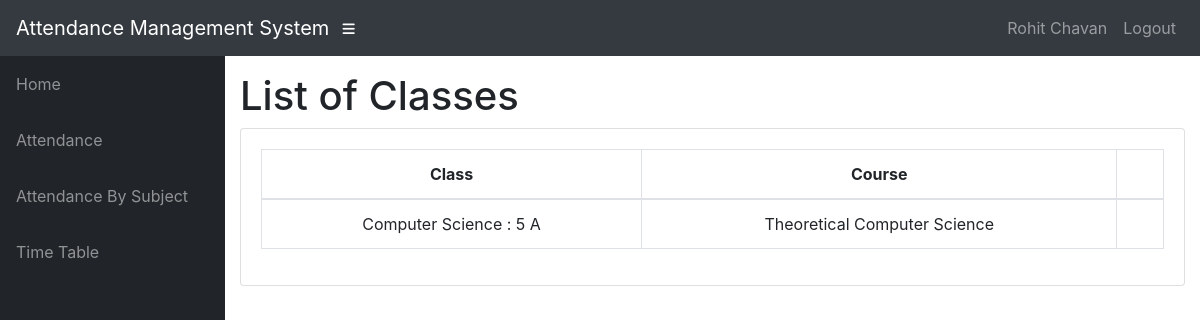
Page /teacher/teacher_0023/43/Classes/ (signed in) on the committed database.
### info/models.py (models this page shows, shortened)
class User(AbstractUser):
    @property
    def is_student(self):
        if hasattr(self, 'student'):
            return True
        return False

class Student(models.Model):
    user = models.OneToOneField(User, on_delete=models.CASCADE, null=True)
    class_id = models.ForeignKey(Class, on_delete=models.CASCADE, default=1)
    USN = models.CharField(primary_key='True', max_length=100)
    name = models.CharField(max_length=200)
    sex = models.CharField(max_length=50, choices=sex_choice, default='Male')
    DOB = models.DateField(default='1998-01-01')

class Assign(models.Model):
    class_id = models.ForeignKey(Class, on_delete=models.CASCADE)
    course = models.ForeignKey(Course, on_delete=models.CASCADE)
    teacher = models.ForeignKey(Teacher, on_delete=models.CASCADE)
    class Meta:
        unique_together = (('course', 'class_id', 'teacher'),)

class Class(models.Model):
    id = models.CharField(primary_key='True', max_length=100)
    dept = models.ForeignKey(Dept, on_delete=models.CASCADE)
    section = models.CharField(max_length=100)
    sem = models.IntegerField()
    class Meta:
        verbose_name_plural = 'classes'
    def __str__(self):
        d = Dept.objects.get(name=self.dept)
        return '%s : %d %s' % (d.name, self.sem, self.section)

class Dept(models.Model):
    id = models.CharField(primary_key='True', max_length=100)
    name = models.CharField(max_length=200)
    def __str__(self):
        return self.name

class Course(models.Model):
    dept = models.ForeignKey(Dept, on_delete=models.CASCADE)
    id = models.CharField(primary_key='True', max_length=50)
    name = models.CharField(max_length=50)
    shortname = models.CharField(max_length=50, default='X')
    def __str__(self):
        return self.name

### info/views.py (the view)
# urls.py: path('teacher/<slug:teacher_id>/<int:choice>/Classes/', views.t_clas, name='t_clas'),
@login_required
def t_clas(request, teacher_id, choice):
    teacher1 = get_object_or_404(Teacher, id=teacher_id)
    return render(request, 'info/t_clas.html', {'teacher1': teacher1, 'choice': choice})

### info/templates/info/t_clas.html (shortened to what this page needs)
{% extends 'info/base.html' %}
{% block content %}
    <h1>List of Classes</h1>
    <div class="card mb-3">
            <div class="card-body">
              <div class="table-responsive">
                <table class="table table-bordered text-center" id="dataTable" width="100%" cellspacing="0">
                  <thead>
                    <tr>
                        <th>Class</th>
                        <th>Course</th>
                        <th></th>
                    </tr>
                  </thead>
                  <tbody>
                    {% for ass in teacher1.assign_set.all %}
                    <tr>
                        <td>{{ ass.class_id }}</td>
                        <td>{{ ass.course }}</td>
                        <td>
                        </td>
                    </tr>
                    {% empty %}
                            <p>teacher has no courses</p>
                    {% endfor %}
                  </tbody>
                </table>
              </div>
    </div>
{% endblock %}

### info/templates/info/base.html (shortened to what this page needs)
<!DOCTYPE html>
<html lang="en">
  <head>
      {% load static %}
    <link href="{% static '/info/bootstrap/vendor/bootstrap/css/bootstrap.min.css' %}" rel="stylesheet">
    <link href="{% static '/info/bootstrap/vendor/fontawesome-free/css/all.min.css' %}" rel="stylesheet" type="text/css">
    <link href="{% static '/info/bootstrap/vendor/datatables/dataTables.bootstrap4.css' %}" rel="stylesheet">
    <link href="{% static '/info/bootstrap/css/sb-admin.css' %}" rel="stylesheet">
  </head>
  <body id="page-top">
    <nav class="navbar navbar-expand navbar-dark bg-dark static-top">
      <a class="navbar-brand mr-1" href="{% url 'index' %}">Attendance Management System</a>
      <button class="btn btn-link btn-sm text-white order-1 order-sm-0" id="sidebarToggle" href="#">
        <i class="fas fa-bars"></i>
      </button>
        <div class="collapse navbar-collapse" id="navbarResponsive">
          <ul class="navbar-nav ml-auto">
            <li class="nav-item">
                {% if request.user.is_student %}
                    <a class="nav-link text-capitalize">{{ request.user.student.name }}</a>
                {% elif request.user.is_teacher %}
                    <a class="nav-link text-capitalize">{{ request.user.teacher.name }}</a>
                {% endif %}
            </li>
            <li class="nav-item">
                <a class="nav-link" href="#" data-toggle="modal" data-target="#logoutModal">Logout</a>
            </li>
          </ul>
        </div>
    </nav>
    <div id="wrapper">
      <ul class="sidebar navbar-nav">
            <li class="nav-item">
              <a class="nav-link" href="{% url 'index' %}">
                <span>Home</span>
              </a>
            </li>
        {% if request.user.is_student %}
            <li class="nav-item">
              <a class="nav-link" href="{% url 'attendance' request.user.student.USN %}">
                <span>Attendance</span>
              </a>
            </li>
            <li class="nav-item">
              <a class="nav-link" href="{% url 'attendance' request.user.student.USN %}">
                <span>Attendance By Subject</span>
              </a>
            </li>
              <li class="nav-item">
              <a class="nav-link" href="{% url 'timetable' request.user.student.class_id_id %}">
                <span>Time Table</span>
              </a>
            </li>
        {% endif %}
      </ul>
      <div id="content-wrapper">
        <div class="container-fluid">
            {% block content %}
            {% endblock %}
        </div>
      </div>
    </div>
  </body>
</html>

### rows in the picture
User: user.student.name "Rohit Chavan"
Assign: class_id "Computer Science : 5 A", course "Theoretical Computer Science"
